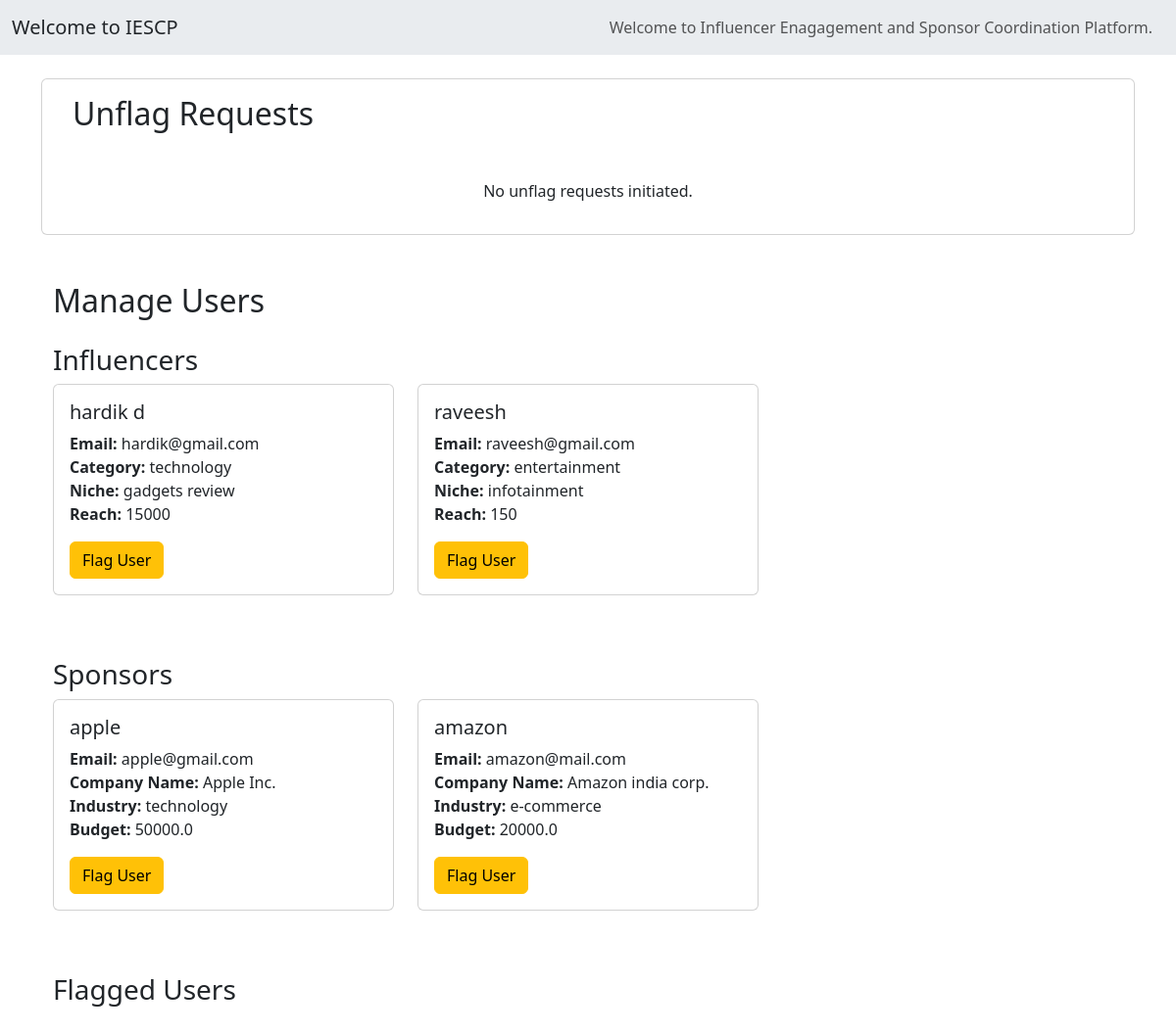
Screenshot of /admin/manage_users with the database file from the repository.
### models.py (models this page shows)
class User(db.Model):
    __tablename__ = 'users'
    id = db.Column(db.Integer, autoincrement=True,primary_key=True)
    username = db.Column(db.String(100), unique=True, nullable=False)
    email = db.Column(db.String(100), unique=True, nullable=False)
    password = db.Column(db.String(200), nullable=False)
    role = db.Column(db.String(50), nullable=False)  # 'admin', 'sponsor', 'influencer'
    flagged = db.Column(db.Boolean, default=False)
    flagged_notification = db.Column(db.Boolean, default=False)
    unflag_request = db.Column(db.String(500), nullable=False)                   # to uflag mesg
    company_name = db.Column(db.String(100), nullable=True)
    industry = db.Column(db.String(100), nullable=True)
    budget = db.Column(db.Float, nullable=True)
    category = db.Column(db.String(100), nullable=True)
    niche = db.Column(db.String(100), nullable=True)
    reach = db.Column(db.Integer, nullable=True)

### main.py (the view)
@app.route('/admin/manage_users')
def manage_users():
    influencers = User.query.filter_by(role='influencer').all()
    sponsors = User.query.filter_by(role='sponsor').all()
    flagged_users = User.query.filter_by(flagged=True).all()
    unflag_requests = User.query.filter(User.unflag_request.isnot(None)).all()
    return render_template('/admin/manage_users.html', influencers=influencers, sponsors=sponsors, flagged_users=flagged_users, unflag_requests=unflag_requests)

### templates/admin/manage_users.html (shortened to what this page needs)
{% extends 'base.html' %}
{% block content %}
<div class="card d-flex mt-4 col-12">
    <div class="card-body ">
        <h2 class="mb-5">Unflag Requests</h2>
        <div class="container d-flex justify-content-center ">
            {% if unflag_requests %}
                <table class="table table-bordered">
                    <thead>
                        <tr>
                            <th>Username</th>
                            <th>Role</th>
                            <th>Unflag Request</th>
                            <th>Action</th>
                        </tr>
                    </thead>
                    <tbody>
                        {% for request in unflag_requests %}
                            <tr>
                                <td>{{ request.username }}</td>
                                <td>{{ request.role }}</td>
                                <td>{{ request.unflag_request }}</td>
                                <td>
                                    <form method="POST" action="{{ url_for('approve_unflag', user_id=request.id) }}">
                                        <button type="submit" class="btn btn-success">Approve</button>
                                    </form>
                                </td>
                            </tr>
                        {% endfor %}
                    </tbody>
                </table>
            {% else %}
                <p class="text-md-center">No unflag requests initiated.</p>
            {% endif %}
        </div>
    </div>
</div>
<div class="container mt-5">
    <h2 class="mb-4">Manage Users</h2>
    <div class="mb-5">
        <h3>Influencers</h3>
        <div class="row">
            {% for influencer in influencers %}
                {% if not influencer.flagged %}
                    <div class="col-md-4 mb-3">
                        <div class="card">
                            <div class="card-body">
                                <h5 class="card-title">{{ influencer.username }}</h5>
                                <p class="card-text">
                                    <strong>Email:</strong> {{ influencer.email }}<br>
                                    <strong>Category:</strong> {{ influencer.category }}<br>
                                    <strong>Niche:</strong> {{ influencer.niche }}<br>
                                    <strong>Reach:</strong> {{ influencer.reach }}
                                </p>
                                <form method="POST" action="{{ url_for('flag_user', user_id=influencer.id) }}">
                                    <button type="submit" class="btn btn-warning">Flag User</button>
                                </form>
                            </div>
                        </div>
                    </div>
                {% endif %}
            {% endfor %}
        </div>
    </div>
    <div class="mb-5">
        <h3>Sponsors</h3>
        <div class="row">
            {% for sponsor in sponsors %}
                {% if not sponsor.flagged %}
                    <div class="col-md-4 mb-3">
                        <div class="card">
                            <div class="card-body">
                                <h5 class="card-title">{{ sponsor.username }}</h5>
                                <p class="card-text">
                                    <strong>Email:</strong> {{ sponsor.email }}<br>
                                    <strong>Company Name:</strong> {{ sponsor.company_name }}<br>
                                    <strong>Industry:</strong> {{ sponsor.industry }}<br>
                                    <strong>Budget:</strong> {{ sponsor.budget }}
                                </p>
                                <form method="POST" action="{{ url_for('flag_user', user_id=sponsor.id) }}">
                                    <button type="submit" class="btn btn-warning">Flag User</button>
                                </form>
                            </div>
                        </div>
                    </div>
                {% endif %}
            {% endfor %}
        </div>
    </div>
    <div class="mb-5">
        <h3>Flagged Users</h3>
    </div>
</div>
{% endblock %}

### rows the page displays
User: username "hardik d", email "hardik@gmail.com", category "technology", niche "gadgets review", reach "15000"
User: username "raveesh", email "raveesh@gmail.com", category "entertainment", niche "infotainment", reach "150"
User: username "apple", email "apple@gmail.com", company_name "Apple Inc.", industry "technology", budget "50000.0"
User: username "amazon", email "amazon@mail.com", company_name "Amazon india corp.", industry "e-commerce", budget "20000.0"
